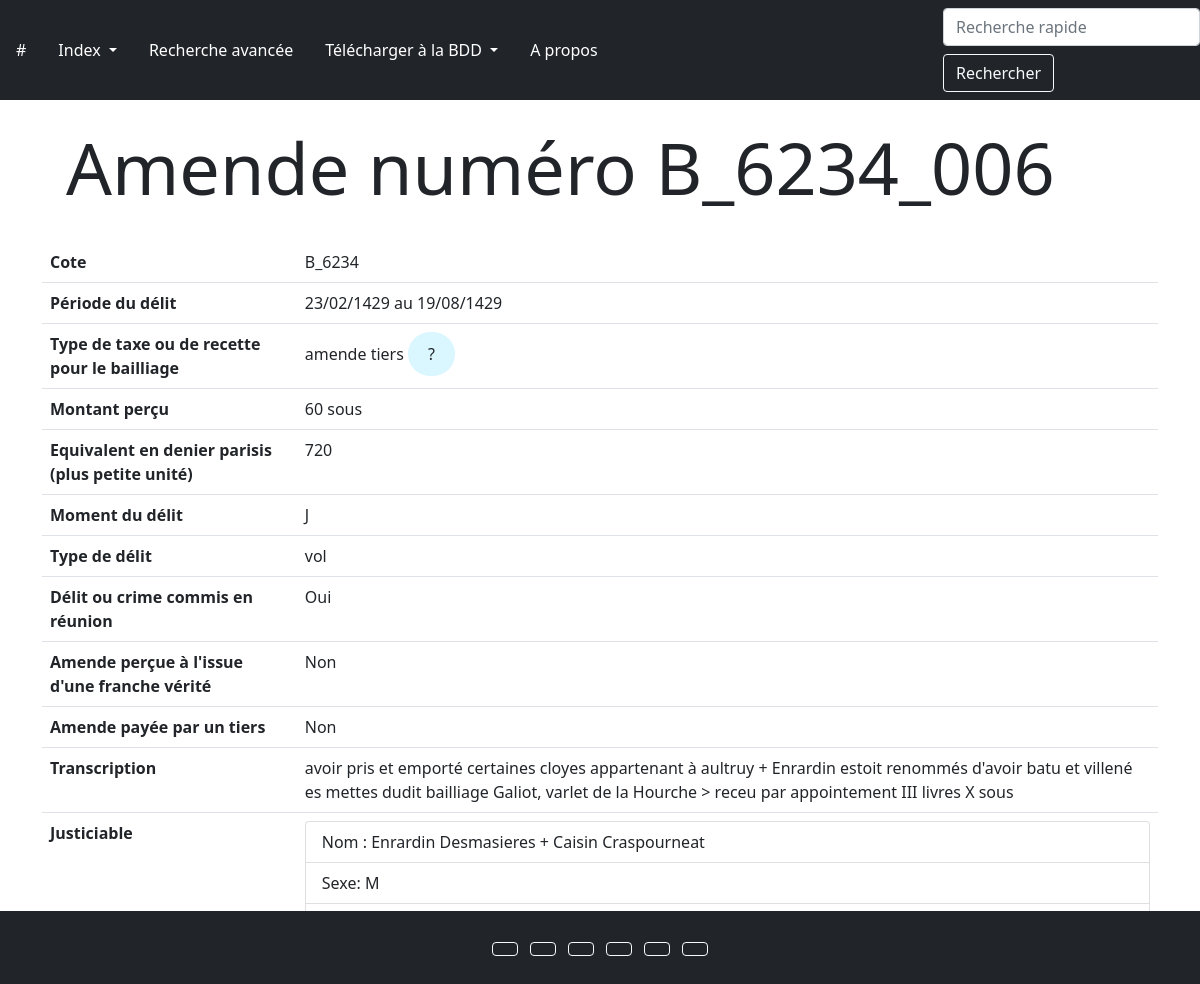
The page /amende/B_6234_006 on the database as committed earlier.
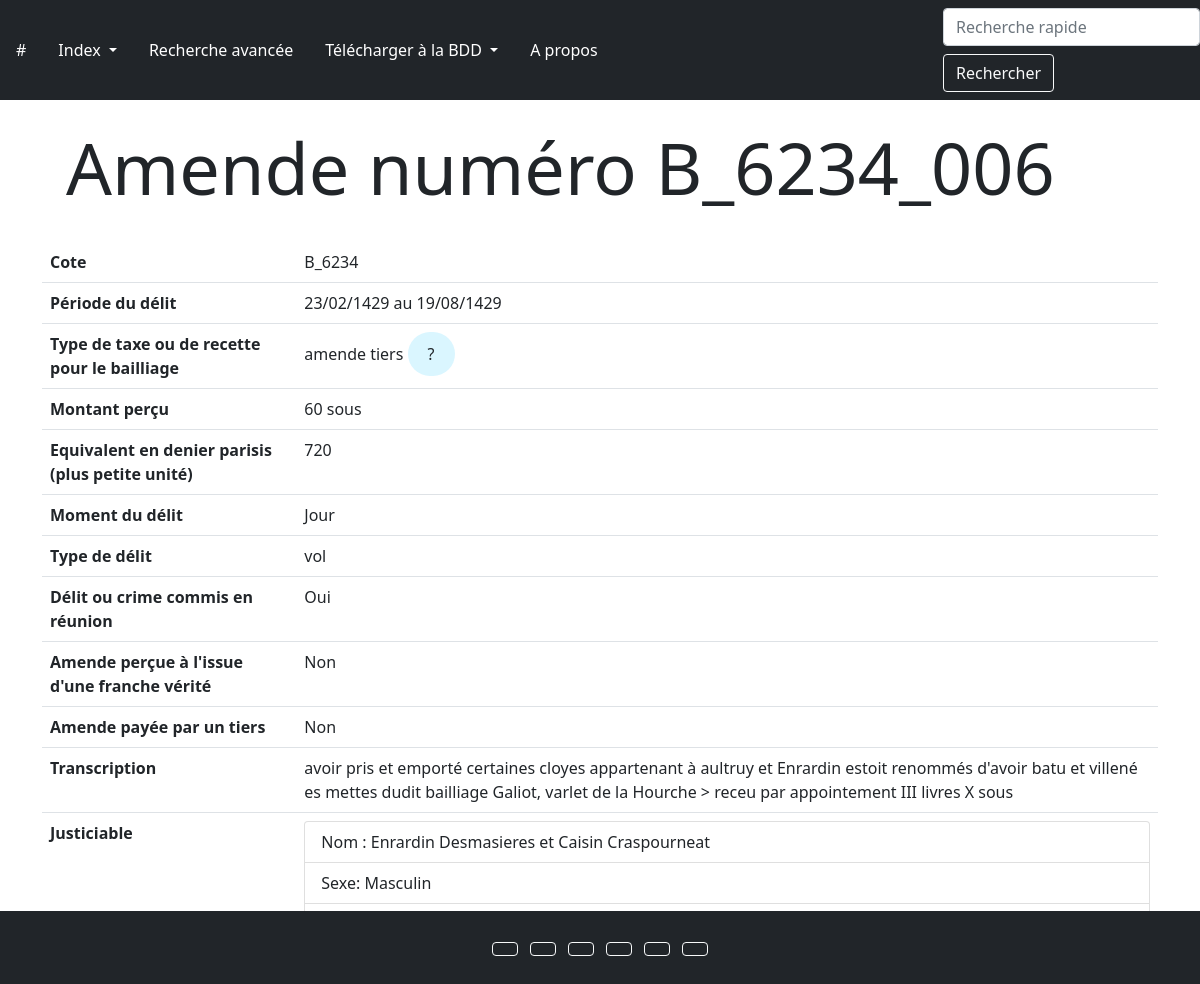
The same page on the database as committed later.
### app/modeles/data.py (models this page shows, shortened)
class Amendes(db.Model):
    identifiant = db.Column(db.Integer, primary_key=True, unique=True, nullable=False)
    cote = db.Column(db.Text)
    date = db.Column(db.Text)
    typeTaxe = db.Column(db.Text)
    sexe = db.Column(db.Text)
    montant = db.Column(db.Text)
    parisis = db.Column(db.Integer)
    moment = db.Column(db.Text)
    typeDelit = db.Column(db.Text)
    reunion = db.Column(db.Text)
    franchesVerites = db.Column(db.Text)
    tiers = db.Column(db.Text)
    id_personne = db.Column(db.Integer, db.ForeignKey('justiciables.id_personne'), nullable=False)
    transcription = db.Column(db.Text)
    justiciable = db.relationship("Justiciables", back_populates="amendes")

class Justiciables(db.Model):
    id_personne = db.Column(db.Integer, primary_key=True, unique=True, nullable=False)
    nom = db.Column(db.Text)
    sexe = db.Column(db.Text)
    amendes = db.relationship("Amendes", back_populates="justiciable")

### app/routes/generic.py (the view)
@app.route("/amende/<identifiant>")
def amende(identifiant):
    amende_unique = Amendes.query.filter(Amendes.identifiant == identifiant).first()
    return render_template("pages/amende.html", amende=amende_unique)

### app/templates/pages/amende.html (shortened to what this page needs)
{% extends "container.html" %}
{% block corps %}
<h1 class="display-2 p-4">Amende numéro {{amende.identifiant}}</h1>
<table class="table">
    <tbody>
        <tr>
            <th scope="row">Cote</th>
            <td>{{amende.cote}}</td>
        </tr>
        <tr>
            <th scope="row">Période du délit</th>
            <td>{{amende.date}}</td>
        </tr>
        <tr>
            <th scope="row">Type de taxe ou de recette pour le bailliage</th>
            <td>{{amende.typeTaxe}}
                <span class="popover-btn" onclick="togglePopover()">?</span>
            </td>
        </tr>
        <tr>
            <th scope="row">Montant perçu</th>
            <td>{{amende.montant}}</td>
        </tr>
        <tr>
            <th scope="row">Equivalent en denier parisis (plus petite unité)</th>
            <td>{{amende.parisis}}</td>
        </tr>
        <tr>
            <th scope="row">Moment du délit</th>
            <td>{{amende.moment}}</td>
        </tr>
        <tr>
            <th scope="row">Type de délit</th>
            <td>{{amende.typeDelit}}</td>
        </tr>
        <tr>
            <th scope="row">Délit ou crime commis en réunion</th>
            <td>{{amende.reunion}}</td>
        </tr>
        <tr>
            <th scope="row">Amende perçue à l'issue d'une franche vérité</th>
            <td>{{amende.franchesVerites}}</td>
        </tr>
        <tr>
            <th scope="row">Amende payée par un tiers</th>
            <td>{{amende.tiers}}</td>
        </tr>
        <tr>
            <th scope="row">Transcription</th>
            <td>{{amende.transcription}}</td>
        </tr>
        <tr>
            <th scope="row">Justiciable</th>
            <td>
                <ul class="list-group">
                    <li class="list-group-item">Nom : {{amende.justiciable.nom}}</li>
                    <li class="list-group-item">Sexe: {{amende.justiciable.sexe}}</li>
                    <li class="list-group-item">Lien: <a class="btn btn-primary" href="{{url_for('justiciable', id_personne=amende.id_personne)}}">cliquez ici</a></li>
                </ul>
            </td>
        </tr>
    </tbody>
</table>
{% endblock %}

### app/templates/container.html (shortened to what this page needs)
<!DOCTYPE html>
<html>
    <head>
        {% include "partials/css.html" %}
    </head>
    <body>
<nav class="navbar navbar-expand-lg navbar-dark bg-dark justify-content-between text-light mycolor">
    <ul class="nav nav-pills mr-auto">
        <li class="nav-item">
            <a class="nav-link text-white" href="{{url_for('accueil')}}">#</a>
        </li>
        <li class="nav-item dropdown text-white">
            <a class="nav-link dropdown-toggle text-white" href="#" id="navbarDropdown1" role="button" data-toggle="dropdown" aria-haspopup="true" aria-expanded="false">
                Index
            </a>
        </li>
        <li class="nav-item">
            <a class="nav-link text-white" href="{{url_for('recherche_avancee')}}">Recherche avancée</a>
        </li>
        <li class="nav-item dropdown text-white">
            <a class="nav-link dropdown-toggle text-white" href="#" id="navbarDropdown3" role="button" data-toggle="dropdown" aria-haspopup="true" aria-expanded="false">
                Télécharger à la BDD
            </a>
        </li>
        <li class="nav-item">
            <a class="nav-link text-white" href="#">A propos</a>
        </li>
    </ul>
<div class="form-row align-items-center">
 <form class="form-inline" action="{{url_for('recherche')}}" method="GET">
          <input class="form-control bg-grey text-dark" name="keyword" type="search" placeholder="Recherche rapide" aria-label="Recherche">
          <button class="btn btn-outline-light mt-2" type="submit">Rechercher</button>
 </form>
</div>
</nav>
       <div class="container">
           {% block corps %}{% endblock %}
       </div>
    </body>
  <footer class="bg-dark text-center text-white fixed-bottom">
  <div class="container p-4 pb-0">
    <section class="mb-4">
      <a class="btn btn-outline-light btn-floating m-1" href="#!" role="button"
        ></a>
      <a class="btn btn-outline-light btn-floating m-1" href="#!" role="button"
        ></a>
      <a class="btn btn-outline-light btn-floating m-1" href="#!" role="button"
        ></a>
      <a class="btn btn-outline-light btn-floating m-1" href="#!" role="button"
        ></a>
      <a class="btn btn-outline-light btn-floating m-1" href="#!" role="button"
        ></a>
      <a class="btn btn-outline-light btn-floating m-1" href="#!" role="button"
        ></a>
    </section>
  </div>
</footer>
</html>

### app/templates/partials/css.html (shortened to what this page needs)
<link rel="stylesheet" href="{{ url_for('static', filename='css/bootstrap.css')}}">

### app/templates/container.html (style rules this page uses)
.popover-btn { display: inline-block; padding: 10px 20px; border-radius: 25px; cursor: pointer; background-color: #daf6ff; }

Rows that differ between the two databases and show on the page:
changed Amendes "B_6234_006": moment (not shown) → "Jour"; transcription "…cloyes appartenant à aultruy + Enrardin estoit renommés d'avoir…" → "…cloyes appartenant à aultruy et Enrardin estoit renommés d'avoir…"
changed Justiciables: justiciable.nom "Enrardin Desmasieres + Caisin Craspourneat" → "Enrardin Desmasieres et Caisin Craspourneat"
Other text that changed with them:
{{ amende.justiciable.sexe }}: "M" → "Masculin"
{{ amende.moment }}: "J" → (not shown)
